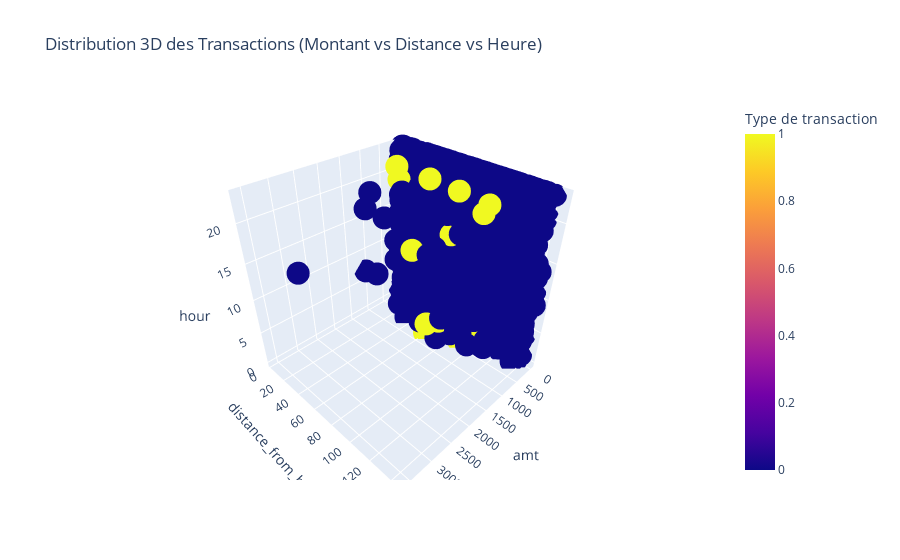
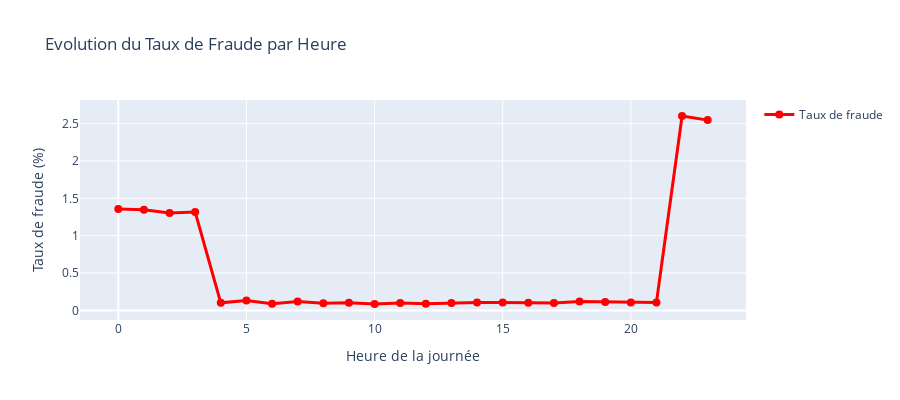

Notebook code for these charts, in order:
### Markdown cell above
## 6. Visualisations Avancées

### Code cell
# Visualisations interactives avec Plotly
import plotly.express as px
import plotly.graph_objects as go
from plotly.subplots import make_subplots

# 1. Distribution 3D des transactions
fig = px.scatter_3d(
    df.sample(5000), 
    x='amt', 
    y='distance_from_home', 
    z='hour',
    color='is_fraud',
    color_discrete_map={0: 'blue', 1: 'red'},
    title='Distribution 3D des Transactions (Montant vs Distance vs Heure)',
    labels={'is_fraud': 'Type de transaction'}
)
fig.show()

# 2. Corrélation des caractéristiques
numerical_features = ['amt', 'age', 'distance_from_home', 'trans_count', 'amt_mean', 
                     'unique_categories', 'unique_merchants', 'amt_deviation', 'is_fraud']

plt.figure(figsize=(12, 10))
correlation_matrix = df[numerical_features].corr()
mask = np.triu(np.ones_like(correlation_matrix, dtype=bool))

sns.heatmap(correlation_matrix, mask=mask, annot=True, cmap='coolwarm', center=0,
            square=True, linewidths=0.5, cbar_kws={"shrink": .8})
plt.title('Matrice de Corrélation des Caractéristiques')
plt.tight_layout()
plt.show()

# 3. Analyse géographique des fraudes
fig = px.scatter_mapbox(
    df[df['is_fraud'] == 1].sample(1000),
    lat='merch_lat',
    lon='merch_long',
    color='amt',
    size='amt',
    hover_data=['category', 'state'],
    color_continuous_scale='Reds',
    title='Répartition Géographique des Fraudes',
    mapbox_style='open-street-map',
    height=600
)
fig.show()

# 4. Distribution des montants avec violin plots
plt.figure(figsize=(15, 8))

plt.subplot(2, 2, 1)
sns.violinplot(data=df.sample(10000), x='is_fraud', y='amt')
plt.title('Distribution des Montants par Type de Transaction')
plt.ylabel('Montant ($)')

plt.subplot(2, 2, 2)
sns.violinplot(data=df.sample(10000), x='is_fraud', y='distance_from_home')
plt.title('Distribution des Distances par Type de Transaction')
plt.ylabel('Distance (km)')

plt.subplot(2, 2, 3)
sns.violinplot(data=df.sample(10000), x='is_fraud', y='time_since_last_trans')
plt.title('Temps depuis la dernière transaction')
plt.ylabel('Heures')
plt.ylim(0, 100)  # Limite pour la lisibilité

plt.subplot(2, 2, 4)
sns.violinplot(data=df.sample(10000), x='is_fraud', y='amt_deviation')
plt.title('Déviation du montant moyen')
plt.ylabel('Déviation ($)')

plt.tight_layout()
plt.show()

# 5. Analyse des patterns temporels avec Plotly
hourly_fraud_rate = df.groupby('hour')['is_fraud'].agg(['count', 'sum']).reset_index()
hourly_fraud_rate['fraud_rate'] = (hourly_fraud_rate['sum'] / hourly_fraud_rate['count']) * 100

fig = go.Figure()
fig.add_trace(go.Scatter(
    x=hourly_fraud_rate['hour'],
    y=hourly_fraud_rate['fraud_rate'],
    mode='lines+markers',
    name='Taux de fraude',
    line=dict(color='red', width=3),
    marker=dict(size=8)
))

fig.update_layout(
    title='Evolution du Taux de Fraude par Heure',
    xaxis_title='Heure de la journée',
    yaxis_title='Taux de fraude (%)',
    showlegend=True,
    height=400
)
fig.show()

### Figure 1 — Plotly figure (JSON) as saved in the notebook; plotly's stock layout.template omitted (floating-point values rounded to 4 significant figures; data arrays with more than 128 entries replaced by an {"elided": "..."} marker saying what was removed)
{"data": [{"hovertemplate": "amt=%{x}<br>distance_from_home=%{y}<br>hour=%{z}<br>Type de transaction=%{marker.color}<extra></extra>", "legendgroup": "", "marker": {"color": {"elided": "5000 int values"}, "coloraxis": "coloraxis", "symbol": "circle"}, "mode": "markers", "name": "", "scene": "scene", "showlegend": false, "type": "scatter3d", "x": {"elided": "5000 float values"}, "y": {"elided": "5000 float values"}, "z": {"elided": "5000 int values"}}], "layout": {"coloraxis": {"colorbar": {"title": {"text": "Type de transaction"}}, "colorscale": [[0, "#0d0887"], [0.1111, "#46039f"], [0.2222, "#7201a8"], [0.3333, "#9c179e"], [0.4444, "#bd3786"], [0.5556, "#d8576b"], [0.6667, "#ed7953"], [0.7778, "#fb9f3a"], [0.8889, "#fdca26"], [1, "#f0f921"]]}, "legend": {"tracegroupgap": 0}, "scene": {"domain": {"x": [0, 1], "y": [0, 1]}, "xaxis": {"title": {"text": "amt"}}, "yaxis": {"title": {"text": "distance_from_home"}}, "zaxis": {"title": {"text": "hour"}}}, "title": {"text": "Distribution 3D des Transactions (Montant vs Distance vs Heure)"}}}

### Figure 2 — Plotly figure (JSON) as saved in the notebook; plotly's stock layout.template omitted (floating-point values rounded to 4 significant figures)
{"data": [{"line": {"color": "red", "width": 3}, "marker": {"size": 8}, "mode": "lines+markers", "name": "Taux de fraude", "type": "scatter", "x": [0, 1, 2, 3, 4, 5, 6, 7, 8, 9, 10, 11, 12, 13, 14, 15, 16, 17, 18, 19, 20, 21, 22, 23], "y": [1.357, 1.348, 1.304, 1.317, 0.1018, 0.1331, 0.0894, 0.1194, 0.09752, 0.1013, 0.08621, 0.09806, 0.09004, 0.1005, 0.1074, 0.107, 0.1029, 0.1005, 0.118, 0.1124, 0.1053, 0.1077, 2.601, 2.546]}], "layout": {"height": 400, "showlegend": true, "title": {"text": "Evolution du Taux de Fraude par Heure"}, "xaxis": {"title": {"text": "Heure de la journée"}}, "yaxis": {"title": {"text": "Taux de fraude (%)"}}}}
